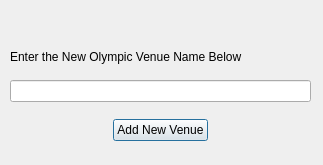
<?xml version="1.0" encoding="UTF-8"?>
<ui version="4.0">
 <class>AddVenue</class>
 <widget class="QDialog" name="AddVenue">
  <property name="geometry">
   <rect>
    <x>0</x>
    <y>0</y>
    <width>323</width>
    <height>165</height>
   </rect>
  </property>
  <property name="windowTitle">
   <string>Add Venue</string>
  </property>
  <widget class="QWidget" name="gridLayoutWidget">
   <property name="geometry">
    <rect>
     <x>10</x>
     <y>50</y>
     <width>301</width>
     <height>91</height>
    </rect>
   </property>
   <layout class="QGridLayout" name="gridLayout">
    <item row="4" column="2">
     <spacer name="hSpacer2">
      <property name="orientation">
       <enum>Qt::Horizontal</enum>
      </property>
      <property name="sizeHint" stdset="0">
       <size>
        <width>40</width>
        <height>20</height>
       </size>
      </property>
     </spacer>
    </item>
    <item row="4" column="0">
     <spacer name="hSpacer">
      <property name="orientation">
       <enum>Qt::Horizontal</enum>
      </property>
      <property name="sizeHint" stdset="0">
       <size>
        <width>40</width>
        <height>20</height>
       </size>
      </property>
     </spacer>
    </item>
    <item row="1" column="1">
     <spacer name="vSpacer">
      <property name="orientation">
       <enum>Qt::Vertical</enum>
      </property>
      <property name="sizeHint" stdset="0">
       <size>
        <width>20</width>
        <height>40</height>
       </size>
      </property>
     </spacer>
    </item>
    <item row="4" column="1">
     <widget class="QPushButton" name="btnAddVenue">
      <property name="text">
       <string>Add New Venue</string>
      </property>
     </widget>
    </item>
    <item row="3" column="1">
     <spacer name="vSpacer2">
      <property name="orientation">
       <enum>Qt::Vertical</enum>
      </property>
      <property name="sizeHint" stdset="0">
       <size>
        <width>20</width>
        <height>40</height>
       </size>
      </property>
     </spacer>
    </item>
    <item row="0" column="0" colspan="3">
     <widget class="QLabel" name="lblMain">
      <property name="text">
       <string>Enter the New Olympic Venue Name Below</string>
      </property>
     </widget>
    </item>
    <item row="2" column="0" colspan="3">
     <widget class="QLineEdit" name="edtVenue"/>
    </item>
   </layout>
  </widget>
 </widget>
 <resources/>
 <connections/>
</ui>
